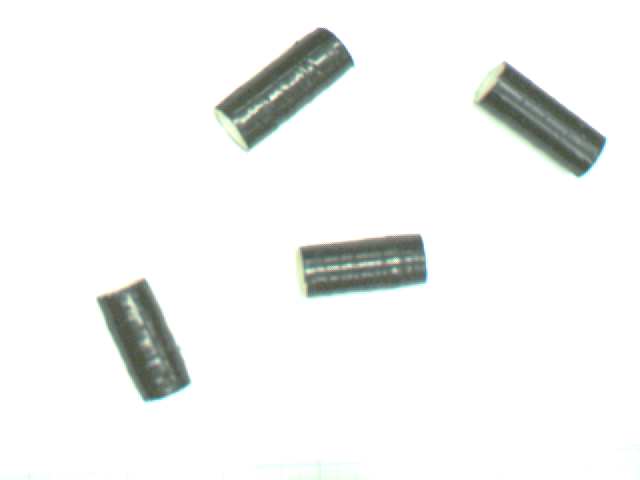
%> input picture lab2/part1/left01.ppm, 640 x 480 px
$ octave extract_orientations.m   (GNU Octave 9; MATLAB toolbox functions it lacks are replaced by stand-ins)
%> lines starting %> are read from the running program, lines starting %| are printed output that depends on the picture; in (x1, y1, x2, y2) boxes, pixels count from 0 and x2, y2 are one past the last pixel; in counts of white or black regions, pixels touching at a corner belong together; the program's own positions count from 1
% Extract position (u,v) and orientation (theta) for each object in the image.
% Input image `filename`
% Output matrix nx3, n = number of objects

% read image specified by 'filename'
img = imread('left01.ppm');
%> img is the input picture: size 480x640x3 uint8; mean R, G, B 242.1, 243.4, 242.3

I = rgb2gray(img);

% find grey threshold & binarize image
%level = graythresh(I);
% IMPROVEMENT? => Use histogram to find gray threshold
level = 0.95;
bin = imbinarize(I,level);
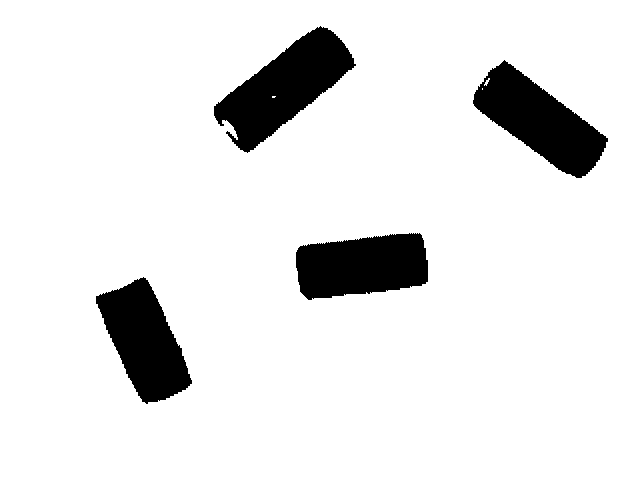
%> bin: size 480x640 logical; 90.5% white; 4 black regions, box (x1, y1, x2, y2) and area: (214, 26, 356, 153) 8100, (473, 60, 608, 178) 7422, (296, 233, 428, 300) 6943, (96, 277, 192, 404) 6787

% which algorithm?
%BW = edge(bin, 'Canny');
% IMPROVEMENT? => Use utso method to find thresholding
threshold = 0.98;
[BW,threshold] = edge(bin, 'Canny', threshold);
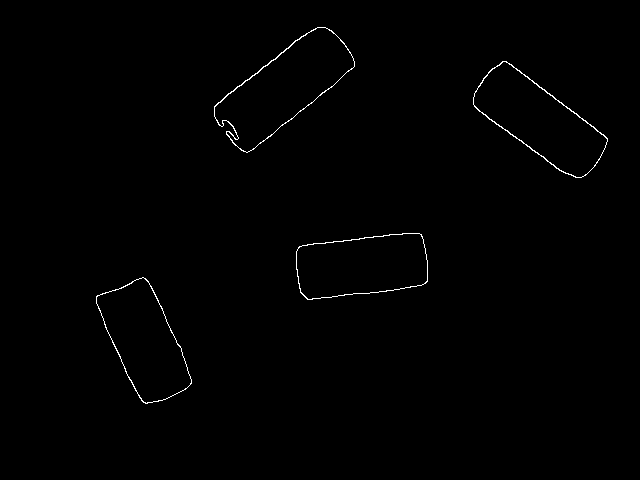
%> BW: size 480x640 logical; 0.55% white in thin lines or dots, all inside (x1, y1, x2, y2) = (96, 27, 608, 404)
%> threshold = [0.392 0.98]
% assign labels for objects
L = bwlabel(BW);
%> L: size 480x640 double; 5 distinct labels, from 0 to 4

% Orientation is angle w.r.t. x-axis
stats = regionprops(L, 'Centroid', 'Orientation');
%> stats = 4 regions; Centroid and Orientation: [143.4 340.4] -67.62, [275.6 91.7] 38.97, [361.2 266.3] 7.17, [538.8 119.8] -36.51

centroids = cat(1, stats.Centroid);
%> centroids = [143.4 340.4; 275.6 91.72; 361.2 266.3; 538.8 119.8]
% [4 lines of commented-out code are left out]
